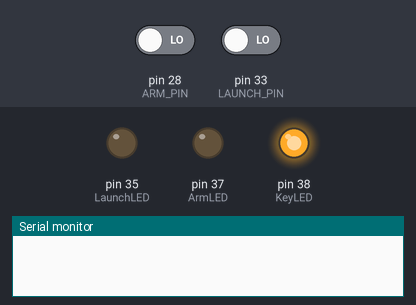
Simulated run of this sketch. Board: Arduino Mega 2560, built for the host (arithmetic inside an expression is 32-bit, double 64-bit). Parts: output pins drawn as LEDs (lit = HIGH), the last lines printed to the serial monitor. The test bench sets the inputs (shaded band); at power-on: pin 28 (ARM_PIN) LOW, pin 33 (LAUNCH_PIN) LOW. No radio packets arrive unless stated.

Above: at 1.2 s.
1.3 s: pin 28 (ARM_PIN) driven HIGH
At 1.9 s:
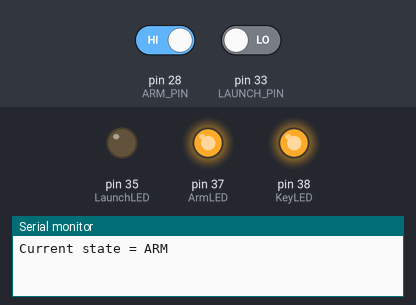
2.8 s: pin 33 (LAUNCH_PIN) driven HIGH
At 4.7 s:
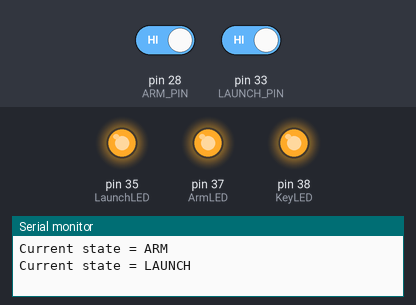
Timing chart, 0 to 6.2 s (numbered marks = the images above; inputs shaded):
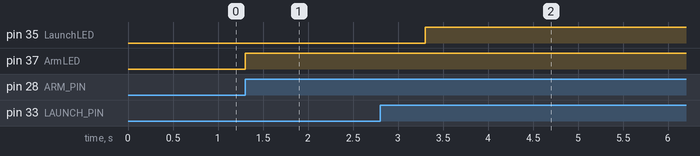

Measured:
- after the input at 1.3 s, pin 37 (ArmLED): LOW → HIGH at once
- after the input at 2.8 s, pin 35 (LaunchLED): LOW → HIGH after 0.50 s

The sketch:

main.ino
```cpp
#include <SPI.h>
#include <nRF24L01.h>
#include <RF24.h>

RF24 radio(7, 8); // CE, CSN

const byte address[6] = "00001";
const int KeyLED = 38;
const int ArmLED = 37;
const int LaunchLED = 35;
const int KEY_PIN = 29;
const int ARM_PIN = 28;
const int LAUNCH_PIN = 33;

// States present in the FSM.
typedef enum {
  KEY,
  ARM,
  LAUNCH,
} States;

States Current_state = KEY;        //Initial state of the board is KEY.

void setup(){
  pinMode(KeyLED, OUTPUT);
  pinMode(ArmLED, OUTPUT);
  pinMode(LaunchLED, OUTPUT);
  pinMode(KEY_PIN, INPUT_PULLDOWN); //Configured input pulldown to ensure no floating value.
  pinMode(ARM_PIN, INPUT_PULLDOWN);
  pinMode(LAUNCH_PIN, INPUT_PULLDOWN);

  radio.begin();
  radio.openWritingPipe(address);
  radio.setPALevel(RF24_PA_MIN);
  radio.stopListening();
  Serial.begin(9600);
  Serial1.begin(9600);              //Xbee serial communication using Serial1.
}

void loop(){
  switch (Current_state) {
    case KEY:
      digitalWrite(KeyLED,HIGH);  //Initial state KEY hence KeyLED it will remain HIGH.
      if (digitalRead(ARM_PIN) == HIGH) {
        digitalWrite(ArmLED,HIGH);
        Current_state = ARM;      //If ARM pin has been switched ON then Current_State changes to ARM.
        char arm_arr[] = "ARMON";
        Serial.println("Current state = ARM");
        radio.write(&arm_arr, sizeof(arm_arr));  //If not working try message.
        delay(1000);              //Delays are necessary when transmitting to avoid debouncing issues when reading toggle pin state.
      }
      break;

    case ARM:
      if (digitalRead(LAUNCH_PIN) == HIGH) {
        digitalWrite(LaunchLED,HIGH);
        Current_state = LAUNCH;    //If LAUNCH pin has been switched ON then Current_State changes to LAUNCH.
        char launch_arr[] = "LAUNCH";
        Serial.println("Current state = LAUNCH");
        radio.write(&launch_arr, sizeof(launch_arr));  //If not working try message.
      }

      if (digitalRead(ARM_PIN) == LOW) {
        digitalWrite(ArmLED,LOW);
        Current_state = KEY;       //If ARM pin has been switched OFF then Current_State changes back to KEY.
        char arm_arr_low[] = "ARMON";
        Serial.println("Current state = KEY");
        radio.write(&arm_arr_low, sizeof(arm_arr_low));  //If not working try message.
      }
      delay(1000);                //Delays are necessary when transmitting to avoid debouncing issues when reading toggle pin state.
      break;

    case LAUNCH:
      if(Serial1.available()>0){
      String output = Serial1.readStringUntil('\n');
      }
      break;

    default:
      break;
  }
}
```
